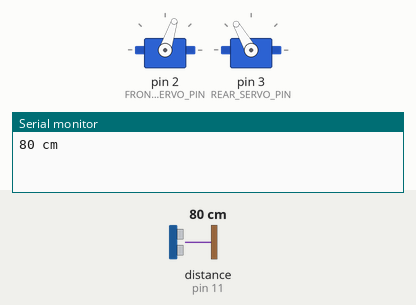
The sketch below on a simulated Arduino Uno, built with avr-gcc and run on an emulated ATmega328P. On the bench: 2 × servo, the last lines printed to the serial monitor. Wiring (inferred from the names in the program): ultrasonic range finder: trigger pin 12; echo pin 11. The inputs (shaded band) are chosen by the test bench; at power-on: distance to the obstacle (sensor on pin 11) 80 cm. The echo pulse lasts 58.3 µs per cm.

Above: at 0.06 s.
At 0.97 s:
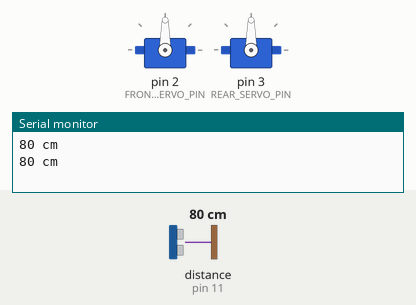
1.4 s: distance to the obstacle (sensor on pin 11) set to 4 cm
At 1.67 s:
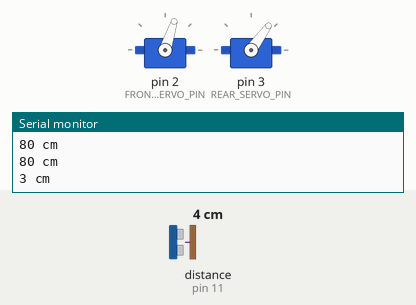
Timing chart, 0 to 13.6 s (numbered marks = the images above; inputs shaded):
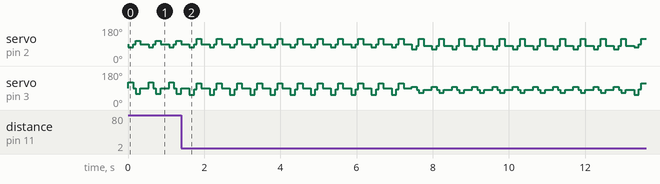

The sketch:

arduino_frog_robot.ino
```cpp
// walkerForwardComplete.pde - Two servo walker.
// Complete code with obstacle avoidance
// (c) Kimmo Karvinen & Tero Karvinen http://BotBook.com
// Updated by Joe Saavedra, 2010


/*
    Fix Note:
    Original source is as follows
    https://github.com/r-Stones/arduino.insectwalker_soncis

    I fixed some source code for my frog robot
    My demo is as follows and this source is shared in the http://smartmecard.wordpress.com

    See my demo (https://youtu.be/IAa7NtJqB2Y)
*/

//Configuration
//#define CONFIG_ARDUINO_UNO //my board is using arduino nano board. so disable it.

#include <Servo.h>

Servo frontServo;
Servo rearServo;

//////////////////////////////////////////////////////////
/* Setup pins for sensor */
//////////////////////////////////////////////////////////
#ifdef CONFIG_ARDUINO_UNO // arduino uno board
#define TRIG_PIN 12
#define ECHO_PIN 13

#define FRONT_SERVO_PIN 2
#define REAR_SERVO_PIN  3
#else // my arduino nano board

#define TRIG_PIN 12
#define ECHO_PIN 11

#define FRONT_SERVO_PIN 2  //INT0
#define REAR_SERVO_PIN  3  //INT1
#endif

//////////////////////////////////////////////////////////
/* Servo motors - global variables */
int centerPos = 90;
int frontRightUp = 72;
int frontLeftUp = 108;
int backRightForward = 75 - 15;
int backLeftForward = 105 + 15;
int walkSpeed = 150; // How long to wait between steps in milliseconds
int centerTurnPos = 81;
int frontTurnRightUp = 63;
int frontTurnLeftUp = 117;
int backTurnRightForward = 66;
int backTurnLeftForward = 96;

/* Additional variables for the HCSR04 modifications */

int distance;

/* Ping distance measurement - global variables */
long int duration, distanceInches;
long distanceFront=0; //cm
int startAvoidanceDistance=20; //cm

long microsecondsToInches(long microseconds)
{
    /*
        microseconds / 74 / 2 = microseconds / 148
    */
    return microseconds / 148;
}

long microsecondsToCentimeters(long microseconds)
{
    /*
        microseconds / 29 / 2 = microseconds / 58
    */
    return microseconds / 58;
}

long distanceCm()
{

    digitalWrite(TRIG_PIN, HIGH);
    delayMicroseconds(1000);
    digitalWrite(TRIG_PIN, LOW);
    duration = pulseIn(ECHO_PIN, HIGH);
    /*
        duration / 29 /2 = duration / 58
    */
    distance = duration / 58;

    //Serial.println(distance);
    if (distance >= 200 || distance <= 0)
    {
        Serial.println("Out of range");
    }
    else
    {
        Serial.print(distance);
        Serial.println(" cm");
    }
    return distance;
}

void center()
{
    frontServo.write(centerPos);
    rearServo.write(centerPos);
}

void moveForward()
{
    frontServo.write(frontRightUp);
    rearServo.write(backLeftForward);
    delay(125);

    frontServo.write(centerPos);
    rearServo.write(centerPos);
    delay(65);

    frontServo.write(frontLeftUp);
    rearServo.write(backRightForward);
    delay(125);

    frontServo.write(centerPos);
    rearServo.write(centerPos);
    delay(65);
}

void moveBackRight()
{
    frontServo.write(frontRightUp);
    rearServo.write(backRightForward-6);
    delay(125);

    frontServo.write(centerPos);
    rearServo.write(centerPos-6);
    delay(65);

    frontServo.write(frontLeftUp+9);
    rearServo.write(backLeftForward-6);
    delay(125);

    frontServo.write(centerPos);
    rearServo.write(centerPos);
    delay(65);
}

void moveTurnLeft()
{
    frontServo.write(frontTurnRightUp);
    rearServo.write(backTurnLeftForward);
    delay(125);
    frontServo.write(centerTurnPos);
    rearServo.write(centerTurnPos);
    delay(65);
    frontServo.write(frontTurnLeftUp);
    rearServo.write(backTurnRightForward);
    delay(125);

    frontServo.write(centerTurnPos);
    rearServo.write(centerTurnPos);
    delay(65);
}

void setup()
{
    Serial.begin(9600);

    frontServo.attach(FRONT_SERVO_PIN);
    rearServo.attach(REAR_SERVO_PIN);


    frontServo.write(centerPos);
    rearServo.write(centerPos);

    pinMode(TRIG_PIN, OUTPUT);
    pinMode(ECHO_PIN, INPUT);
}

void loop()
{
    distanceFront=distanceCm();
    if (distanceFront > 1)
    {
        // Filters out any stray 0.00 error readings
        if (distanceFront<startAvoidanceDistance)
        {
            for(int i=0; i<=10; i++)
            {
                moveBackRight();
                delay(walkSpeed);
            }

            for(int i=0; i<=10; i++)
            {
                moveTurnLeft();
                delay(walkSpeed);
            }

        }
        else
        {
            moveForward();
            delay(walkSpeed);
        }
    }
}
```
